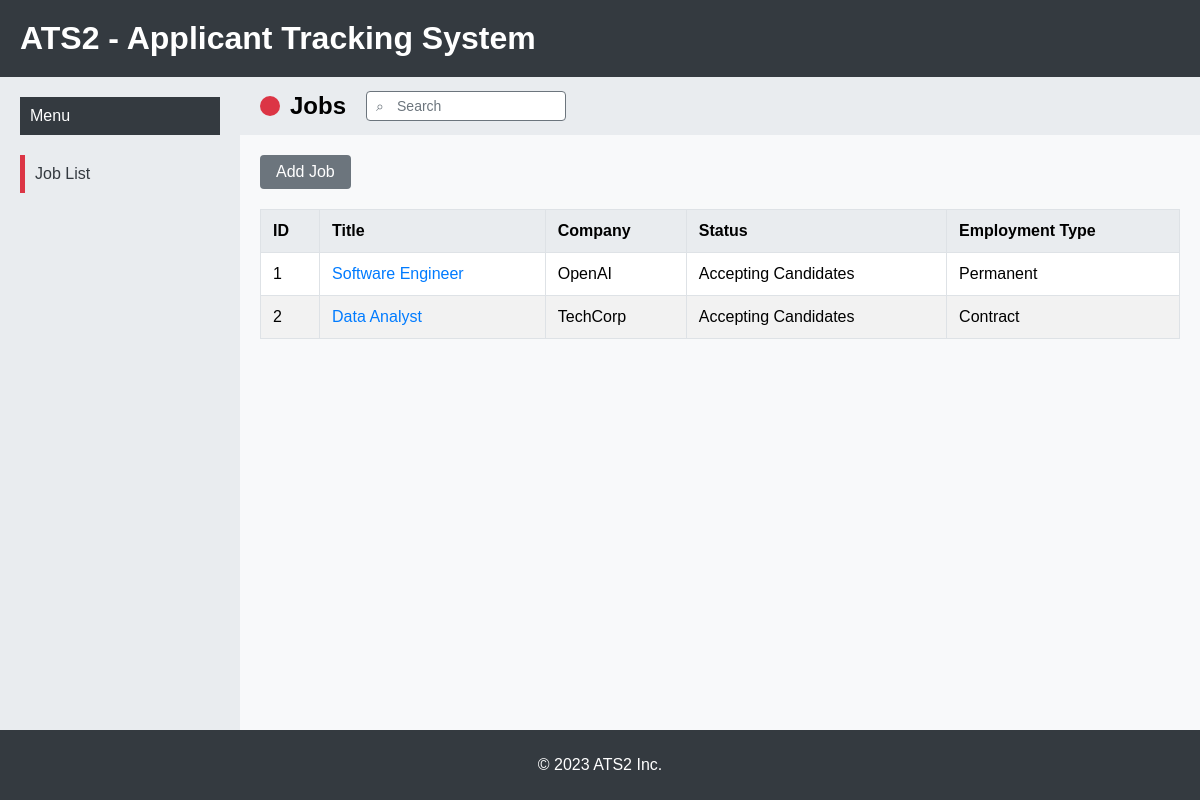
Page /jobs on the committed database.
### app.py (models this page shows)
class Job(db.Model):
    id = db.Column(db.Integer, primary_key=True)
    title = db.Column(db.String(100), nullable=False)
    description = db.Column(db.Text)
    status = db.Column(db.String(50), nullable=False, default='Accepting Candidates')
    employment = db.Column(db.String(50), nullable=False, default='Permanent')
    company_id = db.Column(db.Integer, db.ForeignKey('company.id'), nullable=True)
    applications = db.relationship('Application', backref='job', lazy=True)

class Company(db.Model):
    id = db.Column(db.Integer, primary_key=True)
    name = db.Column(db.String(100), nullable=False)
    website = db.Column(db.String(255))
    jobs = db.relationship('Job', backref='company', lazy=True)
    contacts = db.relationship('Contact', backref='company', lazy=True)

### app.py (the view)
@app.route('/jobs', methods=['GET', 'POST'])
def jobs():
    search_query = request.args.get('search', '').strip()
    if search_query:
        jobs = Job.query.join(Company, isouter=True).filter(
            Job.id.like(f"%{search_query}%") |
            Job.title.like(f"%{search_query}%") |
            Job.status.like(f"%{search_query}%") |
            Job.employment.like(f"%{search_query}%") |
            Company.name.like(f"%{search_query}%")
        ).all()
    else:
        jobs = Job.query.all()
    add_to_sidebar('Job List', 'jobs', 'job')
    return render_template('jobs.html', jobs=jobs, search_query=search_query)

### app.py (called while the page is built)
@app.before_request
def before_request():
    if 'sidebar' not in session:
        session['sidebar'] = []

def add_to_sidebar(name, endpoint, item_type, **kwargs):
    url = url_for(endpoint, **kwargs)
    if not any(item['url'] == url for item in session['sidebar']):
        session['sidebar'].append({'name': name, 'url': url, 'endpoint': endpoint, 'type': item_type})
        session.modified = True  # Mark the session as modified to save changes

### templates/jobs.html (shortened to what this page needs)
{% extends 'base.html' %}
{% block content %}
<div class="list-header job-header">
    <div class="header-content">
        <div class="title">
            <span class="circle job-circle"></span>
            <h2>Jobs</h2>
            <form method="get" action="{{ url_for('jobs') }}" class="search-form">
                <input type="text" name="search" placeholder="Search" value="{{ search_query }}">
            </form>
        </div>
    </div>
</div>
<a href="{{ url_for('add_job') }}" class="btn">Add Job</a>
<table>
    <thead>
        <tr>
            <th class="sortable">ID</th>
            <th class="sortable">Title</th>
            <th class="sortable">Company</th>
            <th class="sortable">Status</th>
            <th class="sortable">Employment Type</th>
        </tr>
    </thead>
    <tbody>
        {% for job in jobs %}
        <tr>
            <td>{{ job.id }}</td>
            <td>
                <a href="{{ url_for('job_detail', job_id=job.id) }}">{{ job.title }}</a>
            </td>
            <td>{{ job.company.name if job.company else 'N/A' }}</td>
            <td>{{ job.status }}</td>
            <td>{{ job.employment }}</td>
        </tr>
        {% endfor %}
    </tbody>
</table>
{% endblock %}

### static/styles.css (style rules this page uses)
body { font-family: Arial, sans-serif; margin: 0; background-color: #f8f9fa; display: flex; flex-direction: column; min-height: 100vh; }
table { width: 100%; border-collapse: collapse; margin-bottom: 20px; }
table, th, td { border: 1px solid #dee2e6; }
th, td { padding: 12px; text-align: left; }
th { background-color: #e9ecef; }
a { color: #007bff; text-decoration: none; }
input[type="text"], input[type="email"], input[type="url"], select, textarea { width: 100%; padding: 8px; margin: 4px 0; box-sizing: border-box; }
.btn { display: inline-block; padding: 8px 16px; margin-bottom: 20px; font-size: 16px; color: #ffffff; background-color: #6c757d; border: none; border-radius: 4px; text-decoration: none; cursor: pointer; }
table tbody tr:nth-child(odd) { background-color: #ffffff; }
table tbody tr:nth-child(even) { background-color: #f2f2f2; }
th.sortable { cursor: pointer; position: relative; }
th.sortable::after { content: ''; position: absolute; right: 8px; opacity: 0.5; }
.list-header { background-color: #e9ecef; padding: 10px 20px; margin: 0 -20px 20px -20px; }
.header-content { display: flex; align-items: center; justify-content: space-between; }
.header-content h2 { margin: 0; font-size: 24px; }
.header-content .circle { flex-shrink: 0; }
.title { display: flex; align-items: center; }
.title .circle { flex-shrink: 0; }
.title h2 { margin: 0; margin-left: 10px; font-size: 24px; }
.circle { width: 20px; height: 20px; border-radius: 50%; flex-shrink: 0; }
.job-circle { background-color: #dc3545; }
.search-form { position: relative; margin-left: 20px; }
.search-form input[type="text"] { width: 200px; padding: 6px 8px 6px 30px; font-size: 14px; border: 1px solid #6c757d; border-radius: 4px; color: #343a40; background-color: #ffffff; }
.search-form input[type="text"]::placeholder { color: #6c757d; }
.search-form::before { content: '⌕'; position: absolute; left: 10px; top: 50%; transform: translateY(-50%); font-size: 14px; color: #6c757d; }

### rows in the picture
Job: id "1", title "Software Engineer", company "OpenAI", status "Accepting Candidates", employment "Permanent"
Job: id "2", title "Data Analyst", company "TechCorp", status "Accepting Candidates", employment "Contract"

### other values in the picture
{{ item.name }} "Job List"
